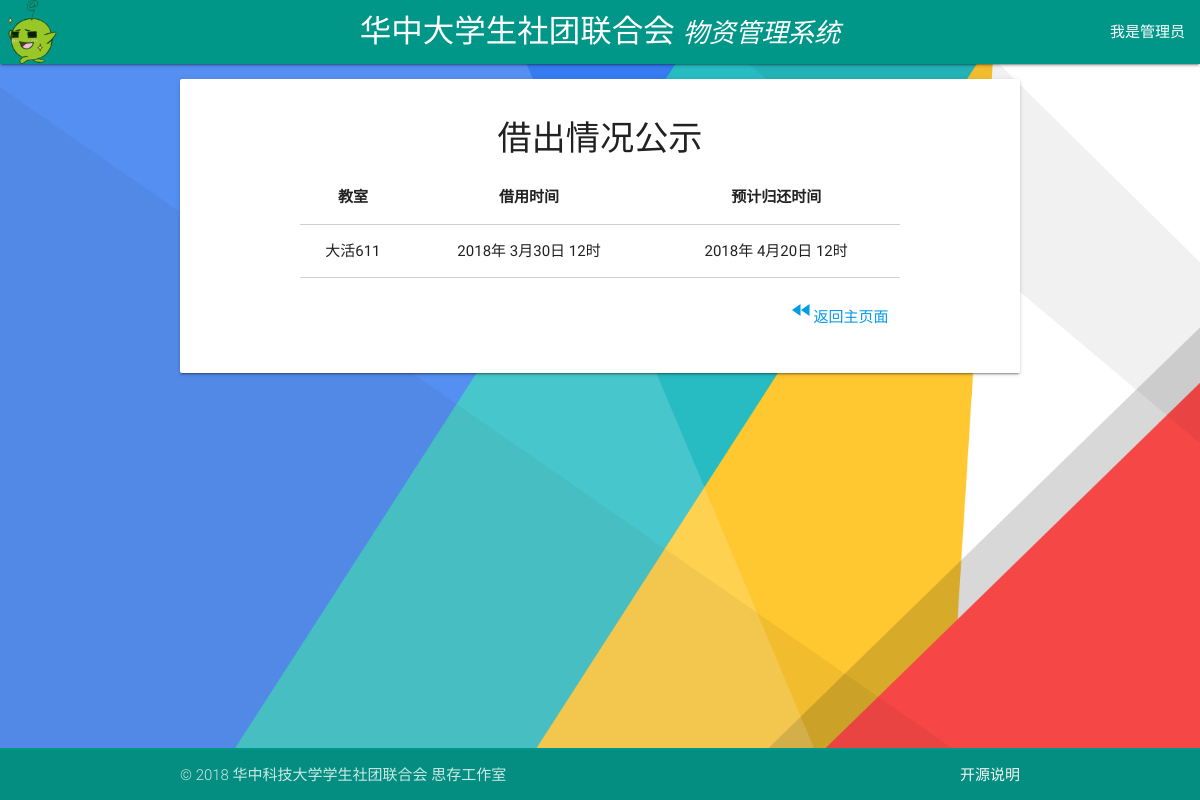
The page /classroom-usage/ on the database as committed earlier.
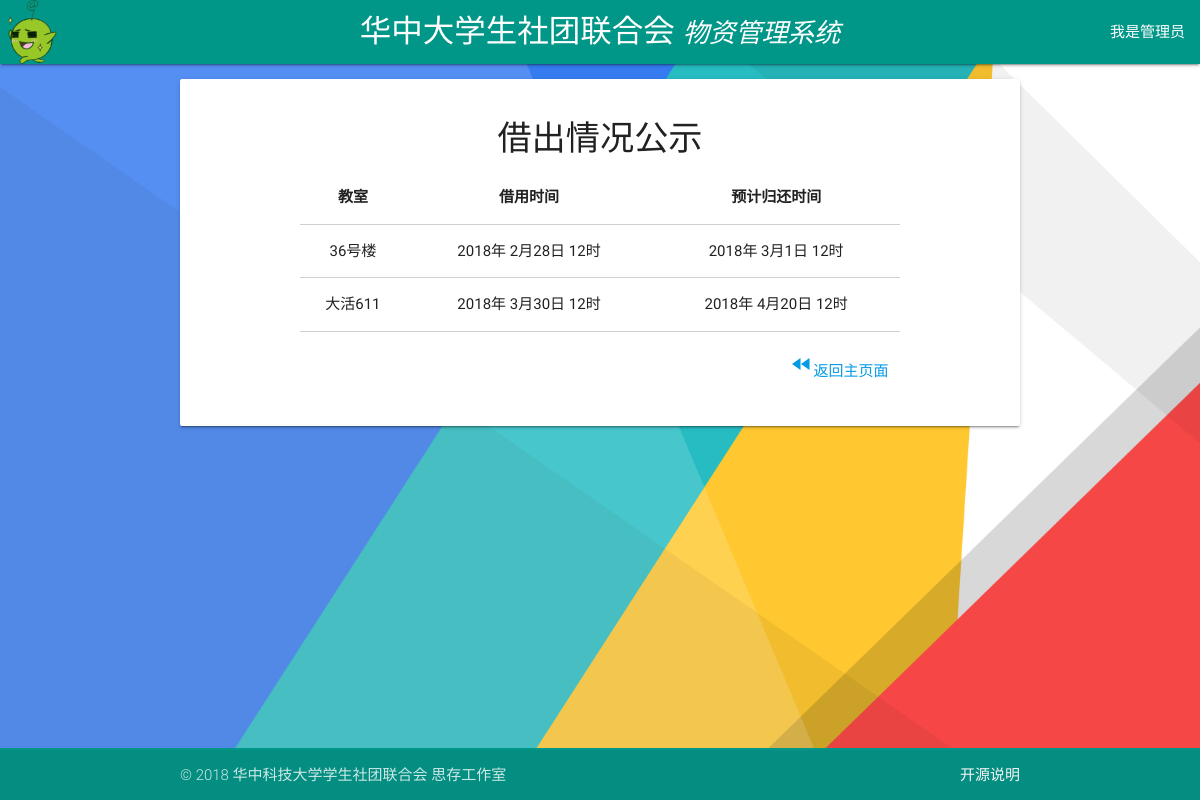
The same page on the database as committed later.
### tables this page shows
CREATE TABLE CLASSROOM
       (ID  INTEGER    PRIMARY KEY     AUTOINCREMENT,
       DEP     TEXT    NOT NULL,
       NAME    TEXT    NOT NULL,
       CLASSROOM TEXT   NOT NULL,
       CONTACT TEXT    NOT NULL,
       STARTYEAR   INTEGER    NOT NULL,
       STARTMONTH   INTEGER    NOT NULL,
       STARTDAY   INTEGER    NOT NULL,
       STARTHOUR   INTEGER    NOT NULL,
       ENDINGYEAR  INTEGER    NOT NULL,
       ENDINGMONTH  INTEGER    NOT NULL,
       ENDINGDAY  INTEGER    NOT NULL,
       ENDINGHOUR  INTEGER    NOT NULL,
       STATUS  INTEGER NOT NULL,
       ADMIN   TEXT );

### app.py (the view)
@app.route('/classroom-usage/')
def classroom_usage():
    if request.method == 'GET':
        def get_endtime(record):
            return struct_timing(record[9], record[10], record[11], record[12])
        results = get_records('classroom', date.today().year, date.today().month)
        msgs = [i for i in results if i[13] == 1 and get_endtime(i) >= localtime()]
        msgs = sorted(msgs, key=get_endtime) # sort messages accoriding to their endtime
        num = len(msgs)
        return render_template('classroom_usage.html', msgs=msgs,
                               num=num)

### app.py (called while the page is built)
def get_records(tablename, year, month):
    with sqlite3.connect(DATABASE) as database:
        c = database.cursor()
        cursor = c.execute('select * from %s where endingyear >= %d and endingmonth >= %d;'% (tablename, year, month))
        records = cursor.fetchall()
        return records

def struct_timing(year, month, day, hour):
    a = [year, month, day, hour]
    for i in range(0, 4):
        if isinstance(a[i],int):
            a[i] = repr(a[i])
    try:
        struct_time1 = strptime(a[0] + ' ' + a[1] + ' ' + a[2] + ' ' + a[3],
                                '%Y %m %d %H')
        return struct_time1
    except ValueError:
        flash("请输入正确的时间信息！", category="error")
        return None
    except:
        flash("访问错误！", category="error")

### templates/classroom_usage.html (shortened to what this page needs)
{% extends "base.html" %}
{% block content %}
<div class="container">
  <div class="card-panel" style="margin-top:1em;">
<h4 class="center">借出情况公示</h4>
<div class="container">
<div class="row">
      <div class="card-content">
      	<div class="row">
      		<table class="bordered centered highlight col s12">
<thead>
            <tr>
              <th>教室</th>
              <th>借用时间</th>
              <th>预计归还时间</th>
            </tr>
          </thead>
<tbody>
{% for i in range(0,num)  %}
            <tr>
      				<td> {{ msgs[i][3] }} </td>
      				<td> {{ msgs[i][5] }}年 {{ msgs[i][6] }}月{{ msgs[i][7] }}日  {{ msgs[i][8] }}时 </td>
      				<td> {{ msgs[i][9] }}年 {{ msgs[i][10] }}月{{ msgs[i][11] }}日  {{ msgs[i][12] }}时 </td>
      			</tr>
{% endfor %}
</tbody>
      		</table>
      	</div>
                <a href="{{ url_for('index') }}" class="collection-item right"><i class="material-icons ">fast_rewind</i>返回主页面</a>
      </div>
      </div>
</div>
</div>
</div>
</div>
{% endblock %}

### templates/base.html (shortened to what this page needs)
<!DOCTYPE html>
<html>
<head>
		<link href="{{ url_for('static', filename='css/google_material_icons.css') }}" rel="stylesheet">
		<link type="text/css" rel="stylesheet" href="{{ url_for('static', filename='css/materialize.css') }}"  media="screen,projection"/>
        <link href="{{ url_for('static', filename='css/freetimechecker.css') }}" rel="stylesheet">
        <link href="{{ url_for('static',filename='css/footer_hack.css') }}" rel="stylesheet">
</head>
<body>
  <header>
          <div class="navbar-fixed">
              <nav>
                  <div class="nav-wrapper teal">
                    <img src="{{ url_for('static', filename='img/unique_weizai.png') }}" style="width:64px; height:64px; margin: auto;" alt="AU-web">
										<a href="{{ url_for('personal') }}" class="brand-logo hide-on-med-and-down center" title="点击返回主页面" style="vertical-align:central;padding:0px;font-family:DengXian">华中大学生社团联合会 <span style="font-size:smaller;font-style:italic;">物资管理系统</span></a>
                      {% if 'id' in session or 'id2' in session %}
                            <ul id="logout-m" class="dropdown-content">
                                <li><a href="#!">手滑了....</a></li>
                                <li><a href="{{ url_for('logout') }}">确认登出</a></li>
                            </ul>
                        <ul id="logout-l" class="dropdown-content">
                            <li><a href="#!">手滑了....</a></li>
                            <li><a href="{{ url_for('logout') }}">确认登出</a></li>
                        </ul>
                           <ul class="right hide-on-med-and-down">
								{% if 'id' in session %}
								<li>
                    <a class="dropdown-button">{{ session['id'] }}</a>
                </li>
								{% elif 'id2' in session %}
								<li>
										<a class="dropdown-button">{{ session['id2'] }}</a>
								</li>
								{% endif %}
                <li>
                    <a class="dropdown-button" href="#!" data-activates="logout-l" title="注销登录">登出</a>
                </li>
                           </ul>
                        <ul class="right hide-on-large-only">
                          <li>
                            <a class="dropdown-button" href="#!" data-activates="logout-m" title="注销登录">登出</a>
                          </li>
                        </ul>
												{% else %}
												<ul class="right">
												<li>
												<a class="dropdown-button" href="{{ url_for('login')}}">我是管理员</a>
												</li>
												</ul>
                       {% endif %}
                  </div>
              </nav>
          </div>
</header>
		<main >
    <div id="content">{% block content %}{% endblock %}
	</main>
  <footer class="page-footer teal">
        <div class="footer-copyright">
            <div class="container">
              © 2018 华中科技大学学生社团联合会  思存工作室
            <a class="grey-text text-lighten-4 right" href="{{ url_for('opensource_info') }}">开源说明</a>
            </div>
         </div>
    </footer>
		<link rel="stylesheet" href="{{ url_for('static', filename='css/toastr.css') }}">
</body>
</html>

### static/css/footer_hack.css (style rules this page uses)
body { display: flex; min-height: 100vh; flex-direction: column; }
main { flex: 1 0 auto; }
footer.page-footer { margin-top: 2rem; padding-top: 2px; }

### templates/base.html (style rules this page uses)
body { background-image:url(/static/img/material-design-color-background.png); background-size: cover; }

Rows that differ between the two databases and show on the page:
added CLASSROOM: CLASSROOM "36号楼", STARTYEAR "2018", STARTMONTH "2", STARTDAY "28", STARTHOUR "12", ENDINGYEAR "2018", ENDINGMONTH "3", ENDINGDAY "1", ENDINGHOUR "12"
Other text that changed with them:
new list line: "年 月 日 时 年 月 日 时"
